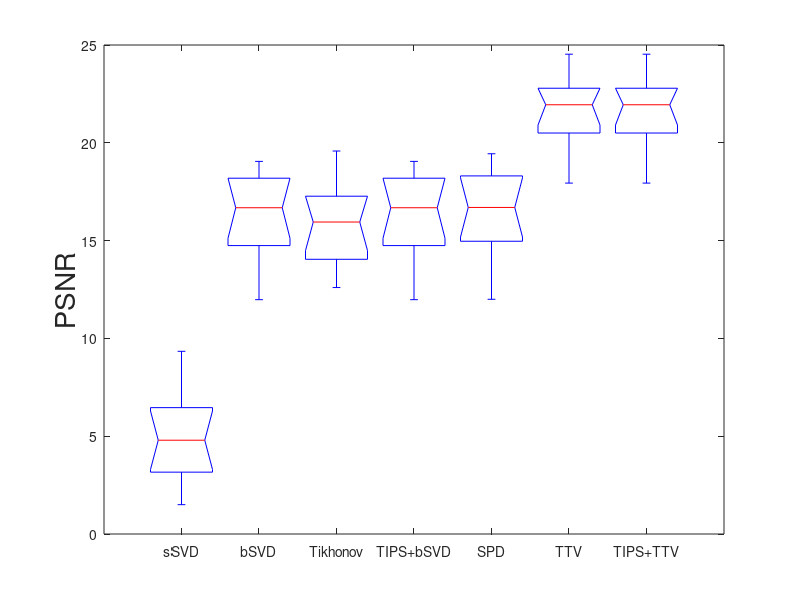

MATLAB code for this plot: (Note: this script raises an error after producing the figure.)
% Experiment: Boxplot of Evaluation Metrics
% Figure 10
% Ruogu Fang 12/17/2014 Advanced Multimedia Laboratory

close all; clear; clc;

%% PSNR
PSNR = [2.51	14.19	16.03	14.19	14.33	20.95	20.95
5.02	16.31	16.58	16.31	16.33	23.9	23.9
1.5	14.93	13.73	14.93	15.18	17.94	17.94
3.08	12.71	14.15	12.71	12.71	19.15	19.15
4.57	11.98	12.6	11.98	12	18.34	18.34
3.99	16.37	14.62	16.37	16.39	21.6	21.6
8.17	19.05	19.58	19.05	19.44	22.03	22.03
6.35	16.99	16.64	16.99	17	24.53	24.53
6.79	18.85	19.16	18.85	19.17	22.66	22.66
6.08	18.06	15.87	18.06	18.1	22.44	22.44
9.34	18.58	19.34	18.58	18.93	23.18	23.18
3.19	17.42	13.42	17.42	17.46	21.86	21.86];
labels= {'sSVD','bSVD','Tikhonov','TIPS+bSVD','SPD','TTV','TIPS+TTV'};

h1 = figure;
set(h1, 'DefaultTextFontSize', 20);
set(gca,'FontSize',20);
bp = boxplot(PSNR,'labels',labels,'notch', 'on');
ylabel('PSNR','FontSize',20);
for i = 1:size(bp,2), set(bp(:,i),'linewidth',2); end

[h_psnr,p_psnr]=ttest2(PSNR(:,end-1),PSNR(:,end-2));

figpath = '../../../Figures/pdf';
w = 12; h = 10;

set(h1, 'papersize', [w h]);
set(h1, 'paperposition', [0 0 w h]);
print(h1,fullfile(figpath,'PSNR.pdf'),'-dpdf');

%% Lin's CCC
CCC = [0.074	0.306	0.348	0.306	0.312	0.664	0.664
0.209	0.583	0.537	0.583	0.62	0.605	0.605
0.113	0.503	0.391	0.503	0.517	0.676	0.676
0.116	0.407	0.397	0.407	0.414	0.609	0.609
0.163	0.444	0.432	0.444	0.465	0.529	0.529
0.048	0.283	0.218	0.283	0.284	0.493	0.493
0.194	0.539	0.504	0.539	0.559	0.644	0.644
0.224	0.377	0.324	0.377	0.387	0.403	0.403
0.159	0.561	0.502	0.561	0.579	0.712	0.712
0.169	0.415	0.39	0.415	0.428	0.265	0.265
0.226	0.531	0.485	0.531	0.55	0.727	0.727
0.073	0.366	0.195	0.366	0.368	0.459	0.459];
labels= {'sSVD','bSVD','Tikhonov','TIPS+bSVD','SPD','TTV','TIPS+TTV'};

h2 = figure;
set(h2, 'DefaultTextFontSize', 20);
set(gca,'FontSize',20);
bp = boxplot(CCC,'labels',labels,'notch', 'on');
ylabel('CCC','FontSize',20);
for i = 1:size(bp,2), set(bp(:,i),'linewidth',2); end

[h_ccc,p_ccc]=ttest2(CCC(:,end-1),CCC(:,end-2));


set(h2, 'papersize', [w h]);
set(h2, 'paperposition', [0 0 w h]);
print(h2,fullfile(figpath,'CCC.pdf'),'-dpdf');
